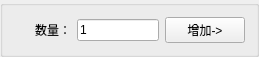
       <widget class="QGroupBox" name="groupBox_param_2">
        <property name="geometry">
         <rect>
          <x>520</x>
          <y>10</y>
          <width>259</width>
          <height>45</height>
         </rect>
        </property>
        <property name="minimumSize">
         <size>
          <width>0</width>
          <height>0</height>
         </size>
        </property>
        <property name="maximumSize">
         <size>
          <width>300</width>
          <height>16777215</height>
         </size>
        </property>
        <property name="title">
         <string/>
        </property>
        <layout class="QHBoxLayout" name="horizontalLayout_10">
         <item>
          <layout class="QHBoxLayout" name="horizontalLayout_11">
           <item>
            <spacer name="horizontalSpacer_3">
             <property name="orientation">
              <enum>Qt::Horizontal</enum>
             </property>
             <property name="sizeHint" stdset="0">
              <size>
               <width>38</width>
               <height>20</height>
              </size>
             </property>
            </spacer>
           </item>
           <item>
            <widget class="QLabel" name="label_2">
             <property name="text">
              <string>数量：</string>
             </property>
             <property name="alignment">
              <set>Qt::AlignRight|Qt::AlignTrailing|Qt::AlignVCenter</set>
             </property>
            </widget>
           </item>
           <item>
            <widget class="QLineEdit" name="lineEdit_batchAdd_2">
             <property name="enabled">
              <bool>true</bool>
             </property>
             <property name="maximumSize">
              <size>
               <width>98</width>
               <height>16777215</height>
              </size>
             </property>
             <property name="text">
              <string>1</string>
             </property>
             <property name="maxLength">
              <number>4</number>
             </property>
            </widget>
           </item>
           <item>
            <widget class="QPushButton" name="PushButton_batchAdd_2">
             <property name="text">
              <string>增加-&gt;</string>
             </property>
            </widget>
           </item>
          </layout>
         </item>
        </layout>
       </widget>
